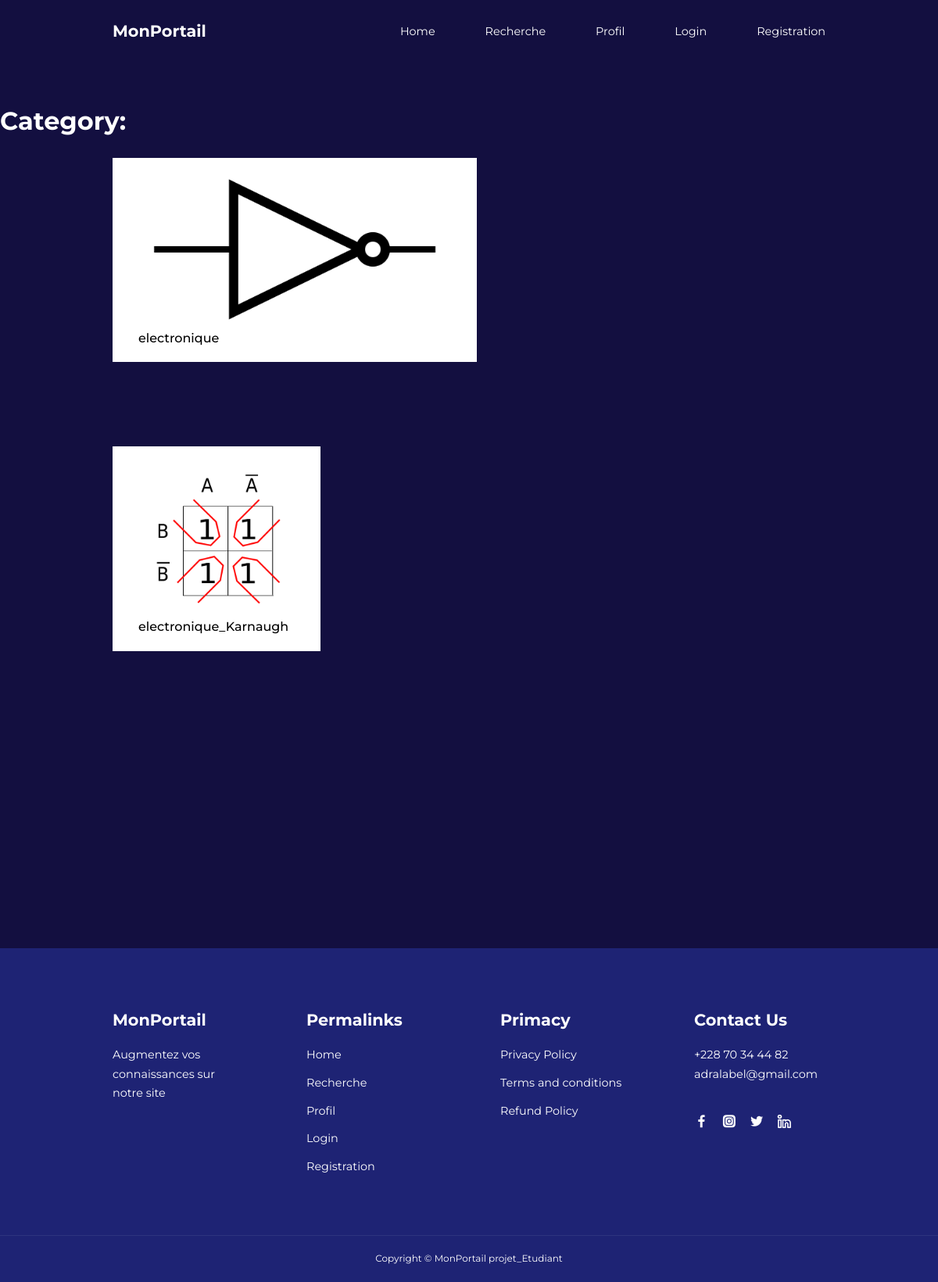
Page /categorie_detail/EN on the committed database.
### app_partiel/models.py (models this page shows, shortened)
class Matiere(models.Model):
    title=models.CharField(max_length=100)
    description=models.TextField()
    category=models.CharField(choices=List_Matiere, max_length=5)
    mat_image=models.ImageField(upload_to='Cours')

### app_partiel/views.py (the view)
# urls.py: path('categorie_detail/<slug:val>',Categorie_detailView.as_view(),name='detail'),
class Categorie_detailView(View):
    def get(self,request,val):
        matiere=Matiere.objects.filter(category=val)
        titre=Matiere.objects.filter(category=val).values('title')
        return render(request,"app/categorie_detail.html",locals())

### app_partiel/templates/app/categorie_detail.html (shortened to what this page needs)
{% extends 'app/base.html' %}
{% load static %}
{% block main-content %}
<br><br><br><br><br>
<h2>Category:  </h2>
<br>
<div class="container my-5">
    <div class="row ">
        <div class="col-sm-9">
            <div class="row">
                {% for mat in matiere %}
                    <div class="col text-center mb-4">
                        <a href="{% url 'coursdetail' mat.id %}" class="btn">
                        <div>
                            <img src="{{mat.mat_image.url}}" width="300px" height="200px" />
                            <div class="fw-bold">{{mat.title}}</div>
                        </div>
                        </a>
                    </div>
                <br><br>
                <br><br>
                {% endfor %}
            </div>
        </div>
    </div>
</div>
<br><br><br><br><br><br><br><br><br><br>
{% endblock main-content %}

### app_partiel/static/app/css/style1.css (style rules this page uses)
* { margin:0; padding:0; border:0; outline:0; text-decoration: none; list-style:none; box-sizing:border-box; }
:root { --color-primary:#0c0942; --color-success:#00bf8e; --color-warning:#f7c94b; --color-danger:#f75842; --color-danger-variant:rgba(247,88,66,0.4); --color-white:#fff; --color-light:rgba(255,255,255,0.7); --color-black:#000; --color-bg:#130f40; --color-bg1:#1e2374; --color-bg2:#2d337e; --container-width-lg:76%; --container-width-md:90%; --container-wdth-sm:94%; --transition:all 400ms ease; }
body { font-family: 'Montserrat', sans-serif; line-height:1.7; color:var(--color-white); background-color:var(--color-bg); }
.container { width:var(--container-width-lg); margin:0 auto; }
h1,h2,h3,h4,h5 { line-height: 1.2; }
h2 { font-size:2rem; }
a { color: var(--color-white); }
img { width:100%; display:block; object-fit:cover; }
.btn { display:inline-block; background:var(--color-white); color: var(--color-black); padding: 1rem 2rem; border:1px solid transparent; font-weight:500; transition:var(--transition); }

### rows in the picture
Matiere: mat_image (picture), title "electronique"
Matiere: mat_image (picture), title "electronique_Karnaugh"
